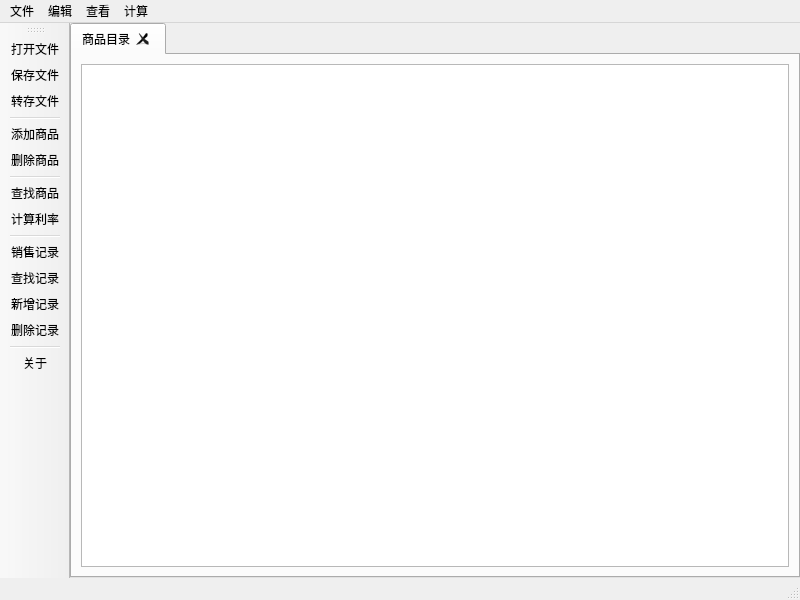
<?xml version="1.0" encoding="UTF-8"?>
<ui version="4.0">
 <class>MainWindow</class>
 <widget class="QMainWindow" name="MainWindow">
  <property name="geometry">
   <rect>
    <x>0</x>
    <y>0</y>
    <width>800</width>
    <height>600</height>
   </rect>
  </property>
  <property name="windowTitle">
   <string>商品销售管理系统</string>
  </property>
  <property name="windowIcon">
   <iconset resource="res.qrc">
    <normaloff>:/icon/add-cart.png</normaloff>:/icon/add-cart.png</iconset>
  </property>
  <widget class="QWidget" name="centralwidget">
   <layout class="QHBoxLayout" name="horizontalLayout">
    <property name="leftMargin">
     <number>0</number>
    </property>
    <property name="topMargin">
     <number>0</number>
    </property>
    <property name="rightMargin">
     <number>0</number>
    </property>
    <property name="bottomMargin">
     <number>0</number>
    </property>
    <item>
     <widget class="QTabWidget" name="tabWidget">
      <property name="currentIndex">
       <number>0</number>
      </property>
      <property name="documentMode">
       <bool>false</bool>
      </property>
      <property name="tabsClosable">
       <bool>true</bool>
      </property>
      <widget class="QWidget" name="goodsTab">
       <attribute name="title">
        <string>商品目录</string>
       </attribute>
       <layout class="QHBoxLayout" name="horizontalLayout_2">
        <item>
         <widget class="QTableView" name="GoodsTableView"/>
        </item>
       </layout>
      </widget>
     </widget>
    </item>
   </layout>
  </widget>
  <widget class="QMenuBar" name="menubar">
   <property name="geometry">
    <rect>
     <x>0</x>
     <y>0</y>
     <width>800</width>
     <height>21</height>
    </rect>
   </property>
   <widget class="QMenu" name="fileOperate">
    <property name="title">
     <string>文件</string>
    </property>
    <addaction name="a_openFile"/>
    <addaction name="separator"/>
    <addaction name="a_saveFile"/>
    <addaction name="a_saveAsAnother"/>
   </widget>
   <widget class="QMenu" name="editOperate">
    <property name="title">
     <string>编辑</string>
    </property>
    <addaction name="a_addGoods"/>
    <addaction name="a_deleteGoods"/>
    <addaction name="separator"/>
    <addaction name="a_addSaleData"/>
    <addaction name="a_deleteSaleData"/>
    <addaction name="separator"/>
    <addaction name="a_deleteAllFile"/>
   </widget>
   <widget class="QMenu" name="viewOperate">
    <property name="title">
     <string>查看</string>
    </property>
    <addaction name="a_findGoods"/>
    <addaction name="separator"/>
    <addaction name="a_showSaleData"/>
    <addaction name="a_FindSaleData"/>
   </widget>
   <widget class="QMenu" name="menu">
    <property name="title">
     <string>计算</string>
    </property>
    <addaction name="a_getProfile"/>
   </widget>
   <addaction name="fileOperate"/>
   <addaction name="editOperate"/>
   <addaction name="viewOperate"/>
   <addaction name="menu"/>
  </widget>
  <widget class="QStatusBar" name="statusbar">
   <property name="sizeGripEnabled">
    <bool>true</bool>
   </property>
  </widget>
  <widget class="QToolBar" name="toolBar">
   <property name="windowTitle">
    <string>toolBar</string>
   </property>
   <property name="toolButtonStyle">
    <enum>Qt::ToolButtonTextBesideIcon</enum>
   </property>
   <property name="floatable">
    <bool>false</bool>
   </property>
   <attribute name="toolBarArea">
    <enum>LeftToolBarArea</enum>
   </attribute>
   <attribute name="toolBarBreak">
    <bool>false</bool>
   </attribute>
   <addaction name="a_openFile"/>
   <addaction name="a_saveFile"/>
   <addaction name="a_saveAsAnother"/>
   <addaction name="separator"/>
   <addaction name="a_addGoods"/>
   <addaction name="a_deleteGoods"/>
   <addaction name="separator"/>
   <addaction name="a_findGoods"/>
   <addaction name="a_getProfile"/>
   <addaction name="separator"/>
   <addaction name="a_showSaleData"/>
   <addaction name="a_FindSaleData"/>
   <addaction name="a_addSaleData"/>
   <addaction name="a_deleteSaleData"/>
   <addaction name="separator"/>
   <addaction name="a_About"/>
  </widget>
  <action name="a_openFile">
   <property name="icon">
    <iconset>
     <normalon>:/icon/file-open.png</normalon>
    </iconset>
   </property>
   <property name="text">
    <string>打开文件</string>
   </property>
   <property name="toolTip">
    <string>选择并打开文件</string>
   </property>
  </action>
  <action name="a_saveFile">
   <property name="icon">
    <iconset>
     <normalon>:/icon/save.png</normalon>
    </iconset>
   </property>
   <property name="text">
    <string>保存文件</string>
   </property>
   <property name="toolTip">
    <string>保存当前文件</string>
   </property>
  </action>
  <action name="a_addGoods">
   <property name="icon">
    <iconset>
     <normalon>:/icon/goods_wh_inStock.png</normalon>
    </iconset>
   </property>
   <property name="text">
    <string>添加商品</string>
   </property>
   <property name="toolTip">
    <string>输入商品信息添加商品</string>
   </property>
  </action>
  <action name="a_deleteGoods">
   <property name="icon">
    <iconset resource="res.qrc">
     <normaloff>:/icon/delete.png</normaloff>:/icon/delete.png</iconset>
   </property>
   <property name="text">
    <string>删除商品</string>
   </property>
   <property name="toolTip">
    <string>删除选中的商品</string>
   </property>
  </action>
  <action name="a_findGoods">
   <property name="icon">
    <iconset resource="res.qrc">
     <normaloff>:/icon/find.png</normaloff>:/icon/find.png</iconset>
   </property>
   <property name="text">
    <string>查找商品</string>
   </property>
   <property name="toolTip">
    <string>查找指定类型的商品</string>
   </property>
  </action>
  <action name="a_getProfile">
   <property name="icon">
    <iconset resource="res.qrc">
     <normaloff>:/icon/calculate_money.png</normaloff>:/icon/calculate_money.png</iconset>
   </property>
   <property name="text">
    <string>计算利率</string>
   </property>
   <property name="toolTip">
    <string>输入售价计算利率</string>
   </property>
  </action>
  <action name="a_showSaleData">
   <property name="icon">
    <iconset resource="res.qrc">
     <normaloff>:/icon/goods_wh_Detail.png</normaloff>:/icon/goods_wh_Detail.png</iconset>
   </property>
   <property name="text">
    <string>销售记录</string>
   </property>
   <property name="toolTip">
    <string>查看选中商品的销售记录</string>
   </property>
  </action>
  <action name="a_addSaleData">
   <property name="icon">
    <iconset resource="res.qrc">
     <normaloff>:/icon/goods_wh_outStock.png</normaloff>:/icon/goods_wh_outStock.png</iconset>
   </property>
   <property name="text">
    <string>新增记录</string>
   </property>
   <property name="toolTip">
    <string>向选择的商品中增加销售数据</string>
   </property>
  </action>
  <action name="a_deleteSaleData">
   <property name="icon">
    <iconset resource="res.qrc">
     <normaloff>:/icon/delete.png</normaloff>:/icon/delete.png</iconset>
   </property>
   <property name="text">
    <string>删除记录</string>
   </property>
   <property name="toolTip">
    <string>删除选择的销售数据</string>
   </property>
  </action>
  <action name="a_saveAsAnother">
   <property name="icon">
    <iconset resource="res.qrc">
     <normaloff>:/icon/save-as.png</normaloff>:/icon/save-as.png</iconset>
   </property>
   <property name="text">
    <string>转存文件</string>
   </property>
   <property name="toolTip">
    <string>将文件保存到另一位置</string>
   </property>
  </action>
  <action name="a_deleteAllFile">
   <property name="icon">
    <iconset resource="res.qrc">
     <normaloff>:/icon/delete.png</normaloff>:/icon/delete.png</iconset>
   </property>
   <property name="text">
    <string>清除文件</string>
   </property>
  </action>
  <action name="a_About">
   <property name="text">
    <string>关于</string>
   </property>
  </action>
  <action name="a_FindSaleData">
   <property name="icon">
    <iconset resource="res.qrc">
     <normaloff>:/icon/find.png</normaloff>:/icon/find.png</iconset>
   </property>
   <property name="text">
    <string>查找记录</string>
   </property>
  </action>
 </widget>
 <resources>
  <include location="res.qrc"/>
 </resources>
 <connections/>
</ui>
